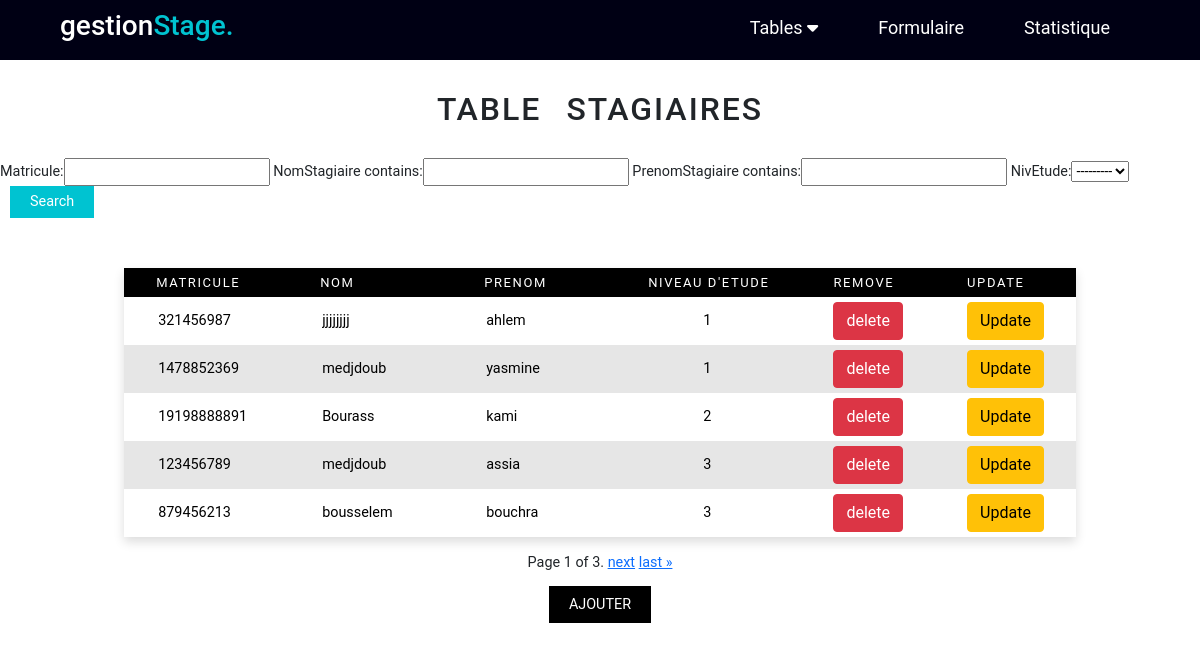
The page /stagiaire/ on the database its author committed.
### AppGestion/models.py (models this page shows, shortened)
class Stagiaire (models.Model):
    matricule= models.IntegerField(primary_key=True)
    NomStagiaire=models.CharField(max_length=15)
    PrenomStagiaire=models.CharField(max_length=30)
    NivEtude=models.IntegerField(choices=NIV_ETUDE)
    class Meta:
        ordering = ['NivEtude']

### AppGestion/views.py (the view)
# urls.py: path('stagiaire/',views.stagiaire,name='stagiaire'),
def stagiaire (request):
    stagiaires=Stagiaire.objects.all()
    myFilter1 =StagaireFilter(request.GET, queryset=stagiaires)
    stagiaires=myFilter1.qs
    paginator= Paginator(stagiaires,5)
    page_number=request.GET.get('page')
    stagiaires=paginator.get_page(page_number)
    if request.method=="POST":
        formStagiaire =StagiaireForm(data=request.POST)
        if formStagiaire.is_valid():
            formStagiaire.save()
            return redirect("stagiaire")
    else:
        formStagiaire=StagiaireForm
    return render(request,'stagiaire.html',{'stagiaire':stagiaires,'myFilter1':myFilter1,'formStagiaire':formStagiaire})

### AppGestion/templates/stagiaire.html (shortened to what this page needs)
<!DOCTYPE html>
<html lang="en">
<head>
    <link href="https://cdn.jsdelivr.net/npm/bootstrap@5.1.3/dist/css/bootstrap.min.css" rel="stylesheet"
>
    <link rel="stylesheet" href="https://cdnjs.cloudflare.com/ajax/libs/font-awesome/6.0.0-beta3/css/all.min.css" />
    <link rel="stylesheet" href="/static/style.css">
</head>
<body>
<header>
  <div class="menu_bar">
    <h1 class="logo">gestion<span>Stage.</span></h1>
    <ul >
      <li ><a  href="">Tables <i class="fas fa-caret-down"></i></a>
      </li>
      <li ><a  href="{% url 'formulaireStage'%}">Formulaire</a></li>
      <li ><a  href="#">Statistique</a> </li>
    </ul>
  </div>
</header>
<div class="contenue">
    <h2>table stagiaires</h2>
    <div class="filtrage">
    <form action="" methode="get">
      {{myFilter1.form}}
      <button class="button" type="submit"> Search </button>
    </form>
   </div>
    <table >
      <thead>
        <tr>
          <th>Matricule</th>
          <th>Nom </th>
          <th>Prenom </th>
          <th>Niveau d'etude</th>
          <th>Remove</th>
          <th>Update</th>
        </tr>
      </thead>
        {% for p in stagiaire %}
        <tr>
        <form method ="POST" action="/Update_Stagiaire/{{p.matricule}}/">
            <td><input class="table_input" type= "text" name="matricule" value={{p.matricule}} readonly>  </td>
            <td><input class="table_input" type= "text" name="NomStagiaire" value={{p.NomStagiaire}}></td>
            <td><input class="table_input" type= "text" name="PrenomStagiaire" value={{p.PrenomStagiaire}}></td>
            <td><input class="table_input" style="width:15px;"type= "text" name="NivEtude" value={{p.NivEtude}}></td>
         <td> <a href="{% url 'delete_Stagaire' p.matricule %}"  class="btn btn-danger"> delete </a> </td>
         <td> <input type="submit" value="Update" class="btn btn-warning"></td>
        </form>
      </tr>
        {% endfor %}
      </table>
      <div class="pagination">
        <span class="step-links">
            <span class="current">
                Page {{ stagiaire.number }} of {{ stagiaire.paginator.num_pages }}.
            </span>
            {% if stagiaire.has_next %}
                <a href="?page={{ stagiaire.next_page_number }}">next</a>
                <a href="?page={{ stagiaire.paginator.num_pages }}">last &raquo;</a>
            {% endif %}
        </span>
    </div>
    <div class="wrapper">
      <a href="#ajout-stagiaire">Ajouter</a>
    </div>
</div>
</body>
</html>

### AppGestion/static/style.css (style rules this page uses)
body { font-size: 0.9rem; font-family: 'Roboto', sans-serif; }
.wrapper { margin-top: 20px; }
.wrapper a { background-color: #000; text-decoration: none; padding: 10px 20px; text-transform: uppercase; color:#fff; }
.button { background-color: #00c3d1; color: #fff; padding: 5px 20px; border:0; margin-left: 10px; }
h2 { margin-top: 90px; margin-bottom: 30px; word-spacing: 15px; letter-spacing: 2px; text-transform: uppercase; }
.filtrage { float: left; }
table { margin-top: 50px; margin-bottom: 15px; border-collapse: collapse; box-shadow: 0 5px 10px rgb(221, 221, 221); background-color: white; text-align: left; overflow: hidden; }
tr:nth-child(even) { background-color: #e6e6e6; }
thead { background-color: #000000; color: #fff; }
th { font-size: 13px; padding: 5px 2rem ; text-transform: uppercase; letter-spacing: 0.1rem; font-weight:normal ; }
td { padding: 5px 2rem; text-align: center; }
.contenue { display: flex; justify-content: center; align-items: center; flex-direction: column; }
.menu_bar { margin: 0; height:60px; width: 100%; display: flex; align-items: center; justify-content: space-between; padding: 0 5%; background-color: rgb(0, 0, 20); position: fixed; top :0; }
.logo { color: rgb(255, 255, 255) ; font-size: 28px; }
.logo span { color: #00c3d1; }
.menu_bar ul { list-style: none; display: flex; padding-top: 10px; }
.menu_bar ul li { padding: 10px 30px; }
.menu_bar ul li a { color: white; text-decoration: none; font-size: 18px; transition: all 0.3s; }
.table_input { border: none; background:none; width: 100px; }

### rows shown on the page
Stagiaire: matricule "321456987", NomStagiaire "jjjjjjjj", PrenomStagiaire "ahlem", NivEtude "1"
Stagiaire: matricule "1478852369", NomStagiaire "medjdoub", PrenomStagiaire "yasmine", NivEtude "1"
Stagiaire: matricule "19198888891", NomStagiaire "Bourass", PrenomStagiaire "kami", NivEtude "2"
Stagiaire: matricule "123456789", NomStagiaire "medjdoub", PrenomStagiaire "assia", NivEtude "3"
Stagiaire: matricule "879456213", NomStagiaire "bousselem", PrenomStagiaire "bouchra", NivEtude "3"

### other values the page prints
{{ stagiaire.number }} "1"
{{ stagiaire.paginator.num_pages }} "3"
